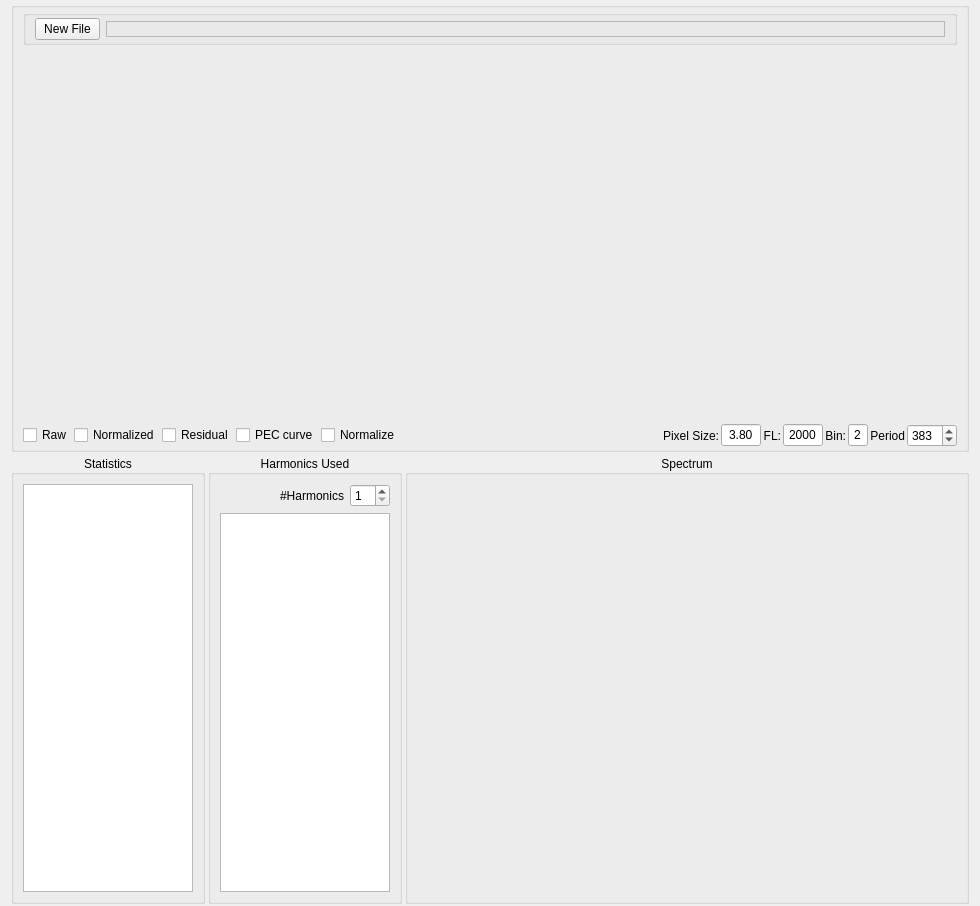
<?xml version="1.0" encoding="UTF-8"?>
<ui version="4.0">
 <class>Analysis</class>
 <widget class="QWidget" name="Analysis">
  <property name="geometry">
   <rect>
    <x>0</x>
    <y>0</y>
    <width>980</width>
    <height>906</height>
   </rect>
  </property>
  <layout class="QVBoxLayout" name="AnalysisLayout">
   <property name="spacing">
    <number>3</number>
   </property>
   <property name="topMargin">
    <number>2</number>
   </property>
   <property name="bottomMargin">
    <number>2</number>
   </property>
   <item>
    <widget class="QGroupBox" name="analysisTopBox">
     <property name="styleSheet">
      <string notr="true"/>
     </property>
     <property name="title">
      <string notr="true"/>
     </property>
     <property name="flat">
      <bool>true</bool>
     </property>
     <layout class="QVBoxLayout" name="analysisBoxLayout" stretch="0,1,0">
      <property name="spacing">
       <number>2</number>
      </property>
      <property name="topMargin">
       <number>2</number>
      </property>
      <property name="bottomMargin">
       <number>2</number>
      </property>
      <item>
       <widget class="QGroupBox" name="fileBox">
        <property name="flat">
         <bool>true</bool>
        </property>
        <layout class="QHBoxLayout" name="fileLayout">
         <property name="spacing">
          <number>6</number>
         </property>
         <property name="topMargin">
          <number>2</number>
         </property>
         <property name="bottomMargin">
          <number>2</number>
         </property>
         <item>
          <widget class="QPushButton" name="newFileButton">
           <property name="maximumSize">
            <size>
             <width>65</width>
             <height>16777215</height>
            </size>
           </property>
           <property name="text">
            <string>New File</string>
           </property>
          </widget>
         </item>
         <item>
          <widget class="QLabel" name="filenameLabel">
           <property name="sizePolicy">
            <sizepolicy hsizetype="Preferred" vsizetype="Fixed">
             <horstretch>0</horstretch>
             <verstretch>0</verstretch>
            </sizepolicy>
           </property>
           <property name="font">
            <font>
             <weight>75</weight>
             <bold>true</bold>
            </font>
           </property>
           <property name="frameShape">
            <enum>QFrame::StyledPanel</enum>
           </property>
           <property name="frameShadow">
            <enum>QFrame::Raised</enum>
           </property>
           <property name="text">
            <string/>
           </property>
           <property name="alignment">
            <set>Qt::AlignBottom|Qt::AlignHCenter</set>
           </property>
           <property name="margin">
            <number>-1</number>
           </property>
          </widget>
         </item>
        </layout>
       </widget>
      </item>
      <item>
       <layout class="QHBoxLayout" name="AnalysisPlotsLayout">
        <item>
         <widget class="QCustomPlot" name="pePlot" native="true">
          <property name="sizePolicy">
           <sizepolicy hsizetype="Preferred" vsizetype="Expanding">
            <horstretch>2</horstretch>
            <verstretch>1</verstretch>
           </sizepolicy>
          </property>
          <property name="minimumSize">
           <size>
            <width>200</width>
            <height>150</height>
           </size>
          </property>
          <property name="maximumSize">
           <size>
            <width>16777215</width>
            <height>16777215</height>
           </size>
          </property>
         </widget>
        </item>
        <item>
         <widget class="QCustomPlot" name="overlapPlot" native="true">
          <property name="sizePolicy">
           <sizepolicy hsizetype="Preferred" vsizetype="Expanding">
            <horstretch>1</horstretch>
            <verstretch>1</verstretch>
           </sizepolicy>
          </property>
          <property name="minimumSize">
           <size>
            <width>200</width>
            <height>125</height>
           </size>
          </property>
          <property name="maximumSize">
           <size>
            <width>16777215</width>
            <height>16777215</height>
           </size>
          </property>
          <property name="font">
           <font>
            <pointsize>10</pointsize>
           </font>
          </property>
         </widget>
        </item>
       </layout>
      </item>
      <item>
       <layout class="QHBoxLayout" name="Checkboxes">
        <item>
         <widget class="QCheckBox" name="rawCB">
          <property name="maximumSize">
           <size>
            <width>50</width>
            <height>16777215</height>
           </size>
          </property>
          <property name="toolTip">
           <string>View raw input data</string>
          </property>
          <property name="text">
           <string>Raw</string>
          </property>
         </widget>
        </item>
        <item>
         <widget class="QCheckBox" name="trendCB">
          <property name="maximumSize">
           <size>
            <width>100</width>
            <height>16777215</height>
           </size>
          </property>
          <property name="toolTip">
           <string>View input with slow moving variation removed</string>
          </property>
          <property name="text">
           <string>Normalized</string>
          </property>
         </widget>
        </item>
        <item>
         <widget class="QCheckBox" name="noiseCB">
          <property name="maximumSize">
           <size>
            <width>80</width>
            <height>16777215</height>
           </size>
          </property>
          <property name="toolTip">
           <string>View &quot;Input - PEC curve&quot;</string>
          </property>
          <property name="text">
           <string>Residual</string>
          </property>
         </widget>
        </item>
        <item>
         <widget class="QCheckBox" name="smoothedCB">
          <property name="maximumSize">
           <size>
            <width>90</width>
            <height>16777215</height>
           </size>
          </property>
          <property name="toolTip">
           <string>View the PEC curve</string>
          </property>
          <property name="text">
           <string>PEC curve</string>
          </property>
         </widget>
        </item>
        <item>
         <widget class="QCheckBox" name="linearRegressionCB">
          <property name="maximumSize">
           <size>
            <width>120</width>
            <height>16777215</height>
           </size>
          </property>
          <property name="toolTip">
           <string>Recommended checked. Should the slow-moving variations be removed before analysis</string>
          </property>
          <property name="text">
           <string>Normalize</string>
          </property>
         </widget>
        </item>
        <item>
         <spacer name="horizontalSpacer">
          <property name="orientation">
           <enum>Qt::Horizontal</enum>
          </property>
          <property name="sizeHint" stdset="0">
           <size>
            <width>40</width>
            <height>20</height>
           </size>
          </property>
         </spacer>
        </item>
        <item>
         <widget class="QLabel" name="pixelSizeLabel">
          <property name="maximumSize">
           <size>
            <width>70</width>
            <height>16777215</height>
           </size>
          </property>
          <property name="toolTip">
           <string>Pixel size in microns</string>
          </property>
          <property name="text">
           <string>Pixel Size:</string>
          </property>
          <property name="alignment">
           <set>Qt::AlignRight|Qt::AlignTrailing|Qt::AlignVCenter</set>
          </property>
         </widget>
        </item>
        <item>
         <widget class="QLineEdit" name="pixelSizeIn">
          <property name="minimumSize">
           <size>
            <width>0</width>
            <height>0</height>
           </size>
          </property>
          <property name="maximumSize">
           <size>
            <width>40</width>
            <height>16777215</height>
           </size>
          </property>
          <property name="toolTip">
           <string>Pixel size in microns</string>
          </property>
          <property name="text">
           <string>3.80</string>
          </property>
          <property name="alignment">
           <set>Qt::AlignCenter</set>
          </property>
         </widget>
        </item>
        <item>
         <widget class="QLabel" name="label_2">
          <property name="maximumSize">
           <size>
            <width>20</width>
            <height>16777215</height>
           </size>
          </property>
          <property name="toolTip">
           <string>Focal Length</string>
          </property>
          <property name="text">
           <string>FL:</string>
          </property>
          <property name="alignment">
           <set>Qt::AlignRight|Qt::AlignTrailing|Qt::AlignVCenter</set>
          </property>
         </widget>
        </item>
        <item>
         <widget class="QLineEdit" name="focalLengthIn">
          <property name="maximumSize">
           <size>
            <width>40</width>
            <height>16777215</height>
           </size>
          </property>
          <property name="toolTip">
           <string>Focal Length</string>
          </property>
          <property name="text">
           <string>2000</string>
          </property>
          <property name="alignment">
           <set>Qt::AlignCenter</set>
          </property>
         </widget>
        </item>
        <item>
         <widget class="QLabel" name="binLabel">
          <property name="maximumSize">
           <size>
            <width>30</width>
            <height>16777215</height>
           </size>
          </property>
          <property name="toolTip">
           <string>Pixel binning</string>
          </property>
          <property name="text">
           <string>Bin:</string>
          </property>
          <property name="alignment">
           <set>Qt::AlignRight|Qt::AlignTrailing|Qt::AlignVCenter</set>
          </property>
         </widget>
        </item>
        <item>
         <widget class="QLineEdit" name="binIn">
          <property name="maximumSize">
           <size>
            <width>20</width>
            <height>16777215</height>
           </size>
          </property>
          <property name="toolTip">
           <string>Pixel binning</string>
          </property>
          <property name="text">
           <string>2</string>
          </property>
          <property name="alignment">
           <set>Qt::AlignCenter</set>
          </property>
         </widget>
        </item>
        <item>
         <widget class="QLabel" name="periodLabel">
          <property name="maximumSize">
           <size>
            <width>50</width>
            <height>16777215</height>
           </size>
          </property>
          <property name="toolTip">
           <string>Mount's worm gear period in seconds</string>
          </property>
          <property name="text">
           <string>Period</string>
          </property>
          <property name="alignment">
           <set>Qt::AlignRight|Qt::AlignTrailing|Qt::AlignVCenter</set>
          </property>
         </widget>
        </item>
        <item>
         <widget class="QSpinBox" name="periodSpinbox">
          <property name="maximumSize">
           <size>
            <width>50</width>
            <height>16777215</height>
           </size>
          </property>
          <property name="toolTip">
           <string>Mount's worm gear period in seconds</string>
          </property>
          <property name="minimum">
           <number>2</number>
          </property>
          <property name="maximum">
           <number>10000</number>
          </property>
          <property name="value">
           <number>383</number>
          </property>
         </widget>
        </item>
       </layout>
      </item>
     </layout>
    </widget>
   </item>
   <item>
    <layout class="QHBoxLayout" name="LowerSection" stretch="1,1,4">
     <item>
      <widget class="QGroupBox" name="StatisticsBox">
       <property name="sizePolicy">
        <sizepolicy hsizetype="Fixed" vsizetype="Preferred">
         <horstretch>0</horstretch>
         <verstretch>0</verstretch>
        </sizepolicy>
       </property>
       <property name="title">
        <string>Statistics</string>
       </property>
       <property name="alignment">
        <set>Qt::AlignCenter</set>
       </property>
       <layout class="QVBoxLayout" name="StatisticsLayout">
        <item>
         <widget class="QTableWidget" name="statisticsTable">
          <property name="sizePolicy">
           <sizepolicy hsizetype="MinimumExpanding" vsizetype="MinimumExpanding">
            <horstretch>0</horstretch>
            <verstretch>0</verstretch>
           </sizepolicy>
          </property>
          <property name="maximumSize">
           <size>
            <width>170</width>
            <height>16777215</height>
           </size>
          </property>
          <property name="verticalScrollBarPolicy">
           <enum>Qt::ScrollBarAsNeeded</enum>
          </property>
          <property name="horizontalScrollBarPolicy">
           <enum>Qt::ScrollBarAsNeeded</enum>
          </property>
         </widget>
        </item>
       </layout>
      </widget>
     </item>
     <item>
      <widget class="QGroupBox" name="peaksBox">
       <property name="sizePolicy">
        <sizepolicy hsizetype="Fixed" vsizetype="Preferred">
         <horstretch>0</horstretch>
         <verstretch>0</verstretch>
        </sizepolicy>
       </property>
       <property name="title">
        <string>Harmonics Used</string>
       </property>
       <property name="alignment">
        <set>Qt::AlignCenter</set>
       </property>
       <layout class="QVBoxLayout" name="peaksLayout">
        <item>
         <layout class="QHBoxLayout" name="numHarmonicsLayout">
          <item>
           <widget class="QLabel" name="numHarmonicsLabel">
            <property name="sizePolicy">
             <sizepolicy hsizetype="Minimum" vsizetype="Preferred">
              <horstretch>0</horstretch>
              <verstretch>0</verstretch>
             </sizepolicy>
            </property>
            <property name="text">
             <string>#Harmonics</string>
            </property>
            <property name="alignment">
             <set>Qt::AlignRight|Qt::AlignTrailing|Qt::AlignVCenter</set>
            </property>
           </widget>
          </item>
          <item>
           <widget class="QSpinBox" name="harmonicsSpinbox">
            <property name="maximumSize">
             <size>
              <width>40</width>
              <height>16777215</height>
             </size>
            </property>
            <property name="minimum">
             <number>1</number>
            </property>
            <property name="maximum">
             <number>10</number>
            </property>
           </widget>
          </item>
         </layout>
        </item>
        <item>
         <widget class="QTableWidget" name="peaksTable">
          <property name="sizePolicy">
           <sizepolicy hsizetype="MinimumExpanding" vsizetype="MinimumExpanding">
            <horstretch>0</horstretch>
            <verstretch>0</verstretch>
           </sizepolicy>
          </property>
          <property name="maximumSize">
           <size>
            <width>170</width>
            <height>16777215</height>
           </size>
          </property>
          <property name="verticalScrollBarPolicy">
           <enum>Qt::ScrollBarAsNeeded</enum>
          </property>
          <property name="horizontalScrollBarPolicy">
           <enum>Qt::ScrollBarAsNeeded</enum>
          </property>
         </widget>
        </item>
       </layout>
      </widget>
     </item>
     <item>
      <widget class="QGroupBox" name="peaksPlotBox">
       <property name="sizePolicy">
        <sizepolicy hsizetype="Preferred" vsizetype="Preferred">
         <horstretch>3</horstretch>
         <verstretch>0</verstretch>
        </sizepolicy>
       </property>
       <property name="minimumSize">
        <size>
         <width>0</width>
         <height>0</height>
        </size>
       </property>
       <property name="title">
        <string>Spectrum</string>
       </property>
       <property name="alignment">
        <set>Qt::AlignCenter</set>
       </property>
       <layout class="QVBoxLayout" name="verticalLayout_6">
        <item>
         <widget class="QCustomPlot" name="peaksPlot" native="true">
          <property name="minimumSize">
           <size>
            <width>0</width>
            <height>300</height>
           </size>
          </property>
         </widget>
        </item>
       </layout>
      </widget>
     </item>
    </layout>
   </item>
  </layout>
 </widget>
 <customwidgets>
  <customwidget>
   <class>QCustomPlot</class>
   <extends>QWidget</extends>
   <header>qcustomplot.h</header>
   <container>1</container>
  </customwidget>
 </customwidgets>
 <resources/>
 <connections/>
</ui>
